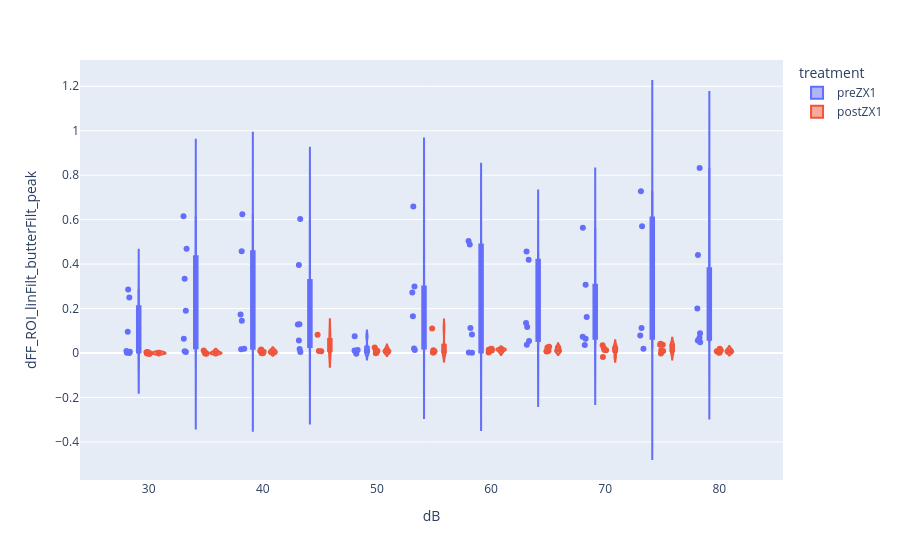

Here is the notebook cell this chart was saved with:
### Code cell
# plot peak response amplitudes across sound intensities

import plotly.express as px

# # histogram showing averaged peak dFF across intensities between pre- and post-ZX1
# fig = px.histogram(df_drop_drop[df_drop_drop['dir']==expDir], x="dB", y="dFF_ROI_linFilt_butterFilt_peak",
#                    color="treatment", barmode='group', histfunc='avg', height=400)

# # violin plot showing distribution of peak dFF across intensities between pre- and post-ZX1
# dFF response
fig = px.violin(df_drop_drop, y="dFF_ROI_linFilt_butterFilt_peak", x="dB", color="treatment", box=True, points='all')

# dF response
# fig = px.violin(df_drop_drop[df_drop_drop['dir']==expDir], y="dF_ROI_linFilt_butterFilt_peak", x="dB", color="treatment", box=True, points='all')

fig.show()

### Figure 1 — Plotly figure (JSON) as saved in the notebook; plotly's stock layout.template omitted (floating-point values rounded to 4 significant figures)
{"data": [{"alignmentgroup": "True", "box": {"visible": true}, "hovertemplate": "treatment=preZX1<br>dB=%{x}<br>dFF_ROI_linFilt_butterFilt_peak=%{y}<extra></extra>", "legendgroup": "preZX1", "marker": {"color": "#636efa"}, "name": "preZX1", "offsetgroup": "preZX1", "orientation": "v", "points": "all", "scalegroup": "True", "showlegend": true, "type": "violin", "x": [30, 35, 50, 75, 40, 60, 55, 80, 35, 65, 70, 30, 45, 70, 65, 50, 30, 75, 35, 60, 55, 40, 45, 80, 80, 40, 30, 55, 75, 35, 60, 45, 65, 70, 30, 70, 55, 75, 45, 35, 65, 80, 50, 40, 60, 60, 35, 75, 30, 50, 80, 45, 70, 65, 40, 55, 70, 35, 30, 55, 80, 65, 40, 60, 45, 50, 80, 45], "x0": " ", "xaxis": "x", "y": [0.0005, 0.004734, 0.008959, 0.7273, 0.6237, 0.4878, 0.6589, 0.8321, 0.615, 0.4199, 0.5635, 0.001421, 0.004221, 0.07357, 0.1168, -0.003461, 0.005769, 0.07913, 0.4684, 0.002425, 0.2986, 0.1727, 0.6026, 0.2005, 0.4411, 0.458, 0.008612, 0.2727, 0.5698, 0.3336, 0.504, 0.3954, 0.4561, 0.3068, 0.2859, 0.1621, 0.1653, 0.1124, 0.1285, 0.1896, 0.1347, 0.08916, 0.01297, 0.1449, 0.1123, 0.08286, 0.06408, 0.01942, 0.09594, 0.07504, 0.04798, 0.05651, 0.06418, 0.03687, 0.01651, 0.01384, 0.03616, 0.007363, 0.2491, 0.01997, 0.06836, 0.05407, 0.01947, 0.00133, 0.01742, 0.01112, 0.05606, 0.1289], "y0": " ", "yaxis": "y"}, {"alignmentgroup": "True", "box": {"visible": true}, "hovertemplate": "treatment=postZX1<br>dB=%{x}<br>dFF_ROI_linFilt_butterFilt_peak=%{y}<extra></extra>", "legendgroup": "postZX1", "marker": {"color": "#EF553B"}, "name": "postZX1", "offsetgroup": "postZX1", "orientation": "v", "points": "all", "scalegroup": "True", "showlegend": true, "type": "violin", "x": [30, 35, 75, 40, 50, 60, 65, 70, 30, 60, 40, 80, 50, 45, 30, 65, 70, 75, 55, 35, 70, 65, 55, 35, 60, 45, 80, 40, 75, 50, 65, 75, 35, 80, 70, 50, 60, 55, 30, 45, 40, 40, 80, 30, 65, 75, 35, 60, 55, 70, 50, 75, 50, 55, 80], "x0": " ", "xaxis": "x", "y": [-0.004867, 0.00387, 0.03671, -0.0007947, -0.001006, 0.001982, 0.006952, 0.01403, 0.004507, 0.0111, 0.009496, 0.0006065, 0.0131, 0.08166, 0.0038, 0.02499, 0.03515, 0.037, 0.1107, -0.001979, 0.02079, 0.02805, 0.0127, -0.0002797, 0.01774, 0.008913, 0.008074, 0.01544, 0.04121, 0.001245, 0.009738, 0.0121, 0.01086, 0.01953, -0.01797, 0.02525, 0.01932, 0.002315, -0.001341, 0.007592, 0.005428, -0.001485, 0.002748, -0.001979, 0.007902, -0.002437, -0.003022, 0.01466, 0.007772, 0.01275, 0.009944, 0.008916, 0.009101, 0.00178, 0.01286], "y0": " ", "yaxis": "y"}], "layout": {"legend": {"title": {"text": "treatment"}, "tracegroupgap": 0}, "margin": {"t": 60}, "violinmode": "group", "xaxis": {"anchor": "y", "domain": [0, 1], "title": {"text": "dB"}}, "yaxis": {"anchor": "x", "domain": [0, 1], "title": {"text": "dFF_ROI_linFilt_butterFilt_peak"}}}}
